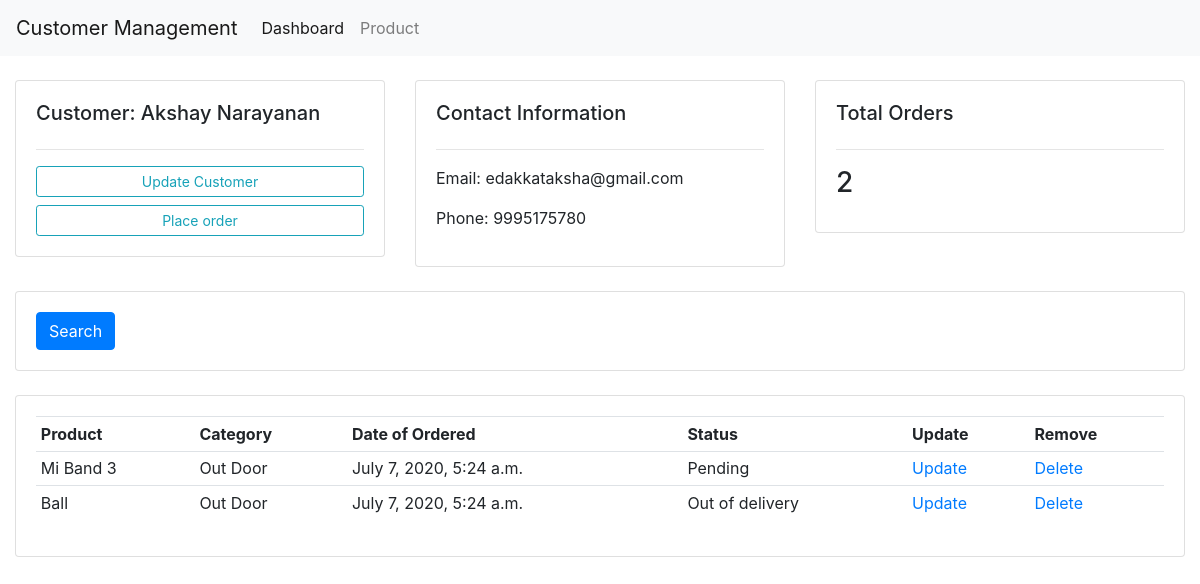
Page /cmr/customer/1/ on the earlier database version.
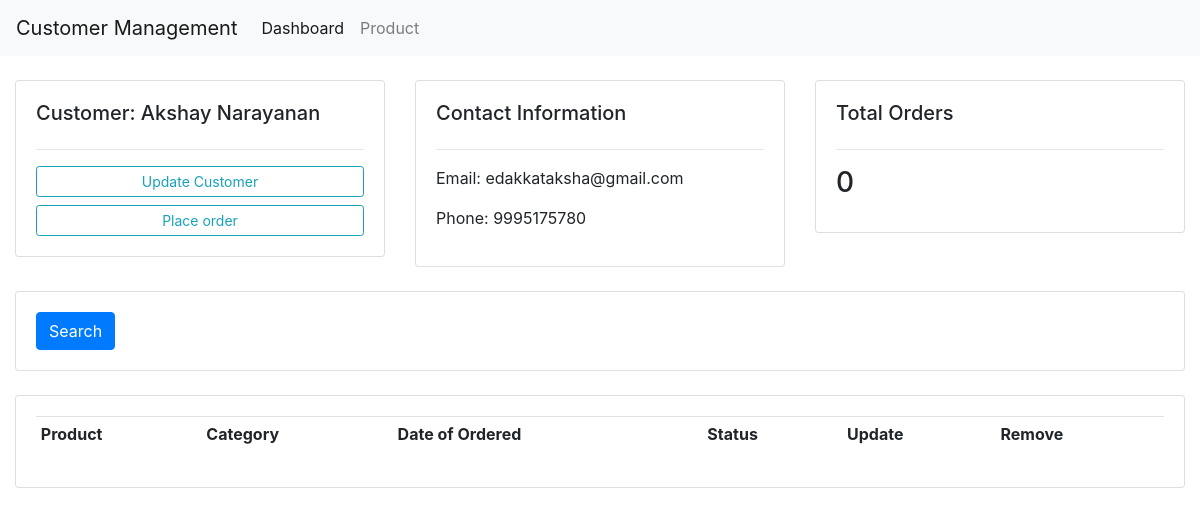
Same page on the later database version.
### for_study_app1/models.py (models this page shows, shortened)
class Order(models.Model):
    STATUS=(
           ('Pending','Pending'),
           ('Out of delivery','Out of delivery'),
           ('Delivered','Delivered'),
           )
    customer=models.ForeignKey(Customer,null=True,on_delete=models.CASCADE)
    product=models.ForeignKey(Product,null=True,on_delete=models.CASCADE)
    created_date=models.DateTimeField(auto_now_add=True,null=True)
    status=models.CharField(max_length=200,null=True,choices=STATUS)

class Product(models.Model):
    CATEGORY=(
           ('Indoor','Indoor'),
           ('Out Door','Out Door'),
           )
    name=models.CharField(max_length=200,null=True)
    price=models.FloatField(null=True)
    category=models.CharField(max_length=200,null=True,choices=CATEGORY)
    description=models.CharField(max_length=200,null=True)
    created_date=models.DateTimeField(auto_now_add=True,null=True)
    tags=models.ManyToManyField(Tag)
    def __str__(self):
        return self.name

### for_study_app1/views.py (the view)
# urls.py: path('cmr/customer/<str:pk>/',views.customer_view,name='customer'),
def customer_view(request,pk):
    customers=Customer.objects.get(id=pk)
    orders=customers.order_set.all()
    total_order=orders.count()
    context={'customers':customers,'orders':orders,'total_order':total_order}
    return render(request,'customer.html',context)

### for_study_app1/templates/customer.html
{%extends 'Base.html'%}
{%block content%}
<br>
<div class="row">
  <div class="col-md">
    <div class="card card-body">
      <h5>Customer: {{customers.name}}</h5>
      <hr>
      <a class="btn btn-outline-info  btn-sm btn-block" href="">Update Customer</a>
			<a class="btn btn-outline-info  btn-sm btn-block" href="{%url 'orderform' customers.id %}">Place order</a>
    </div>
  </div>
  <div class="col-md">
    <div class="card card-body">
      <h5>Contact Information</h5>
      <hr>
      <p>Email:  {{customers.email}}</p>
      <p>Phone:  {{customers.phone}}</p>
    </div>
  </div>
<div class="col-md">
  <div class="card card-body">
    <h5>Total Orders</h5>
    <hr>
    <h3 class="card-title">{{total_order}}</h3>
  </div>
</div>
</div>
<br>
<div class="row">
  <div class="col">
    <div class="card card-body">
      <form  method="get">
        <button class="btn btn-primary" type="submit">Search</button>
      </form>
    </div>
  </div>
</div>
<br>
<div class="row">
  <div class="col-md">
    <div class="card card-body">
      <table class="table table-sm">
        <tr>
          <th>Product</th>
          <th>Category</th>
          <th>Date of Ordered</th>
          <th>Status</th>
          <th>Update</th>
          <th>Remove</th>
        </tr>
        {%for order in orders%}
        <tr>
          <td>{{order.product}}</td>
          <td>{{order.product.category}}</td>
          <td>{{order.created_date}}</td>
          <td>{{order.status}}</td>
          <td><a href="{%url 'orderupdate' order.id %}">Update</a></td>
          <td><a href="{%url 'deleteorder' order.id %}">Delete</a></td>
        </tr>
        {%endfor%}
      </table>
    </div>
  </div>
</div>
{%endblock%}

Differences in the rows shown:
removed Order: product "Mi Band 3", product.category "Out Door", created_date "July 7, 2020, 5:24 a.m.", status "Pending"
removed Order: product "Ball", product.category "Out Door", created_date "July 7, 2020, 5:24 a.m.", status "Out of delivery"
Other differences:
{{ total_order }}: "2" → "0"
